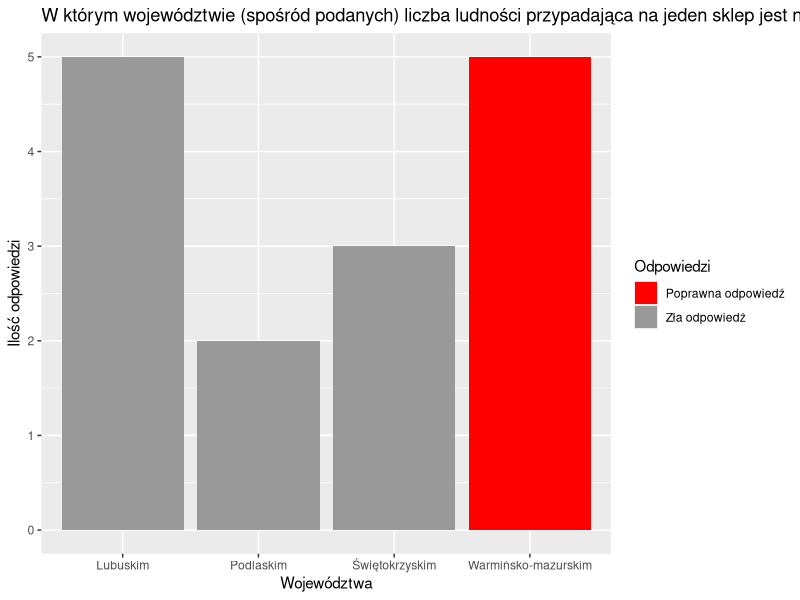
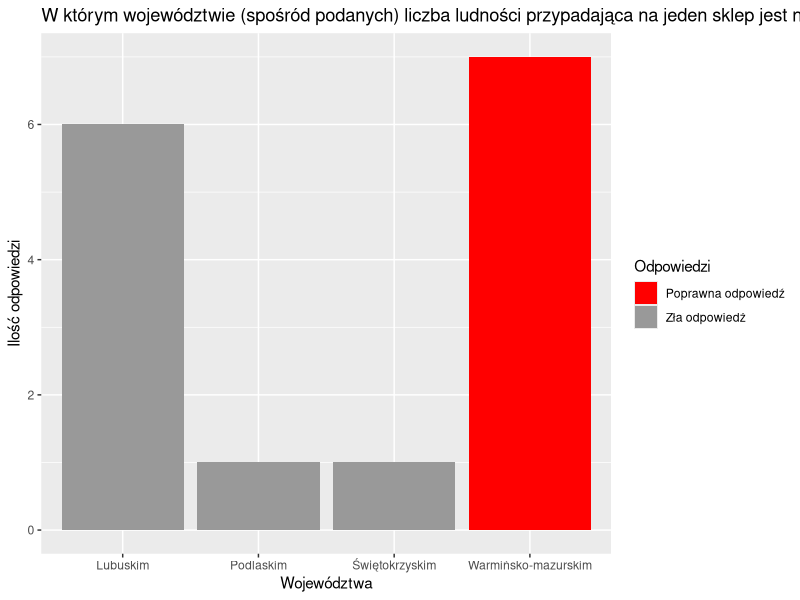
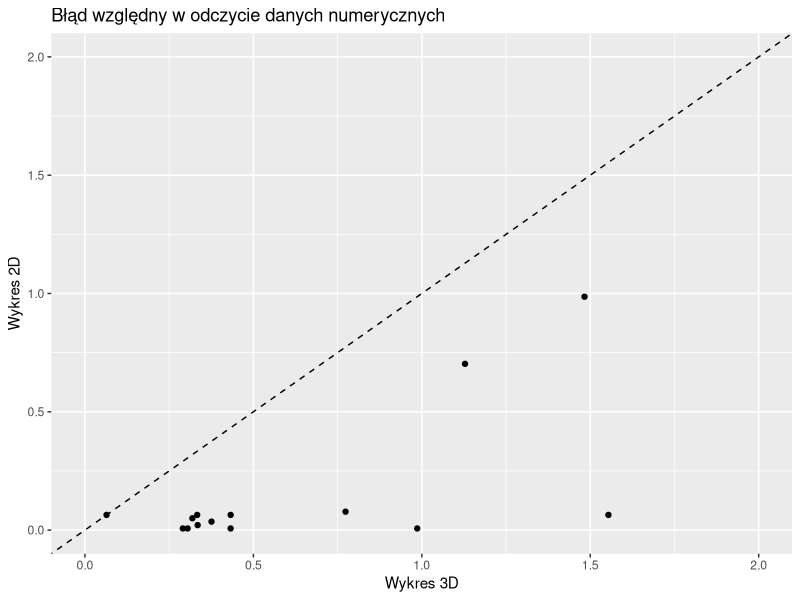
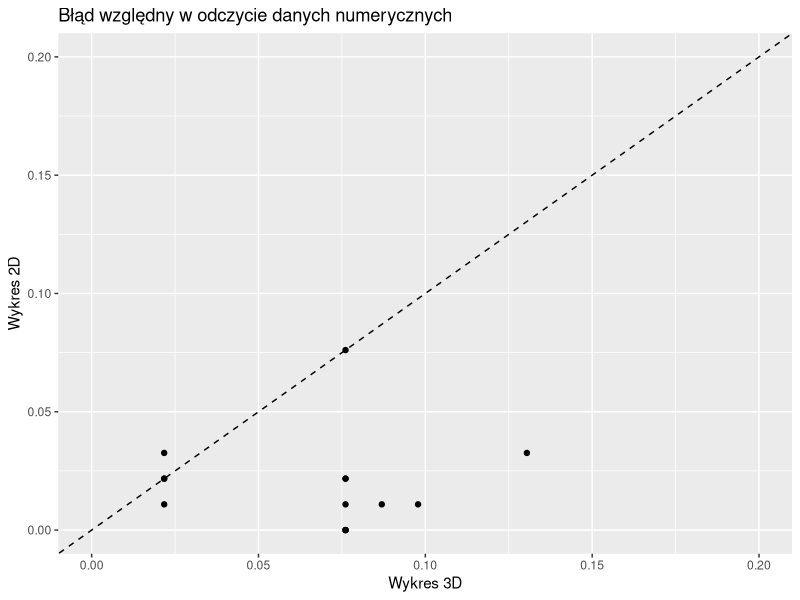
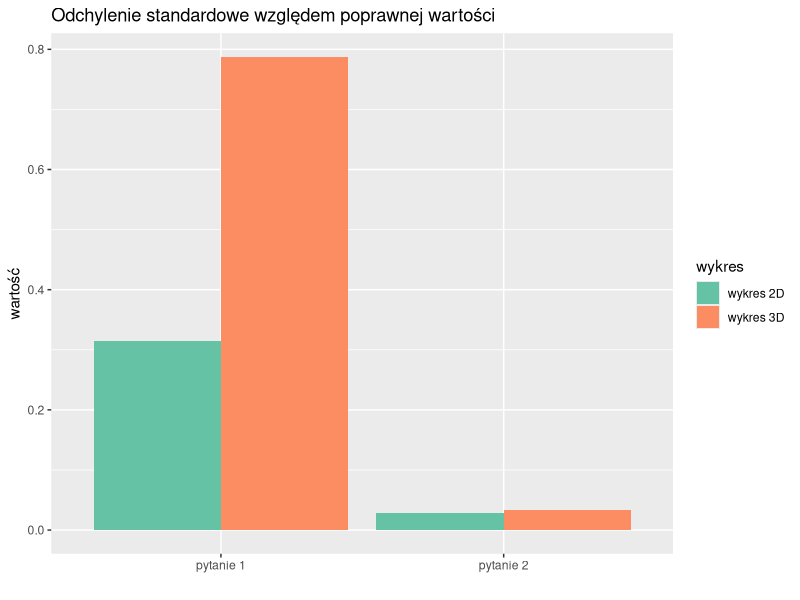
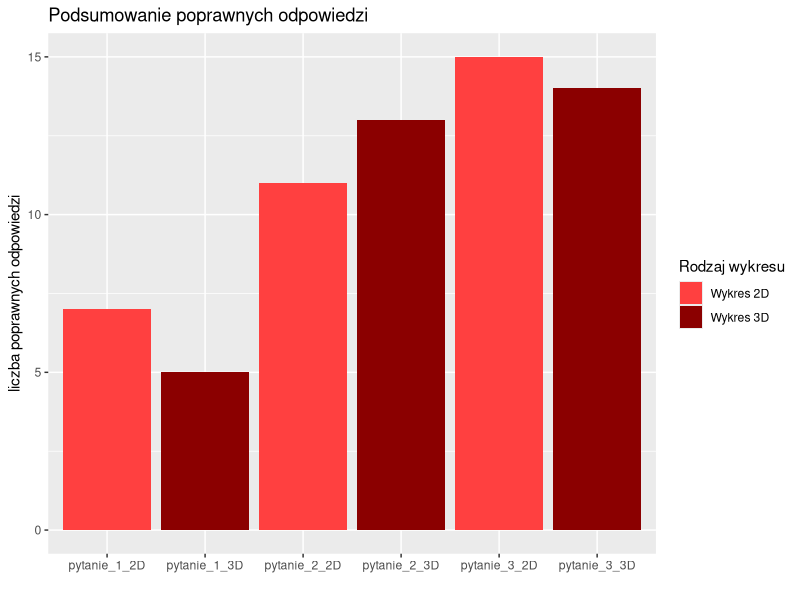
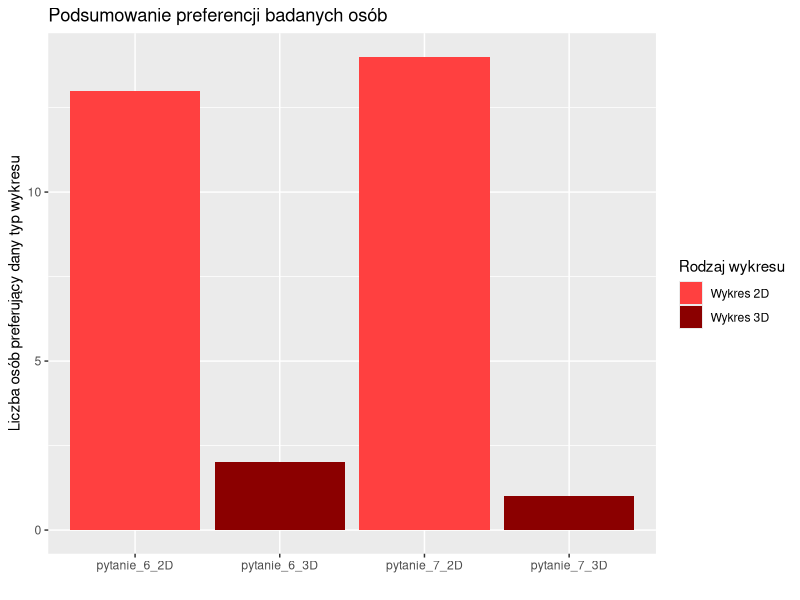

The R source for these figures, in order:
library(dplyr)
library("readxl")
library(ggplot2)

df <- read_excel("Wykresy test (Responses).xlsx")
odp<-c("Warmińsko-mazurskim",70481, "Dolnośląskie",92,"supermarketów")

#trafność dla róznych wykresów kolumnowych
#3d
colnames(df)<-c("data","score","pyt1","pyt2","pyt3","pyt4","pyt5","pyt11","pyt21","pyt31","pyt41","pyt51","pyt6","pyt7")
head(df)
  
df %>% 
  ggplot(aes(fill=factor(ifelse(pyt1=="Warmińsko-mazurskim","Poprawna odpowiedź","Zła odpowiedź"))))+
  geom_histogram(aes(x=pyt1,), stat = "count")+
  scale_fill_manual(name="Odpowiedzi", values = c("red","grey60"))+
  labs(y="Ilość odpowiedzi", x = "Województwa")+
  ggtitle("W którym województwie (spośród podanych) liczba ludności przypadająca na jeden sklep jest najmniejsza?")
  
df %>% 
  ggplot(aes(fill=factor(ifelse(pyt11=="Warmińsko-mazurskim","Poprawna odpowiedź","Zła odpowiedź"))))+
  geom_histogram(aes(x=pyt11,), stat = "count")+
  scale_fill_manual(name="Odpowiedzi", values = c("red","grey60"))+
  labs(y="Ilość odpowiedzi", x = "Województwa")+
  ggtitle("W którym województwie (spośród podanych) liczba ludności przypadająca na jeden sklep jest najmniejsza?")

# odczyt danych numerycznych 3d
df %>% 
  mutate(bl_wzgledny2=abs(pyt2-70481)/70481) %>% 
  mutate(bl_wzgledny21=abs(pyt21-70481)/70481) %>% 
  filter(bl_wzgledny2<2) %>% 
  filter(bl_wzgledny21<2) %>% 
  ggplot()+
  geom_point(aes(x=bl_wzgledny2, y=bl_wzgledny21))+
  geom_abline(linetype="dashed", color = "black",size=0.5)+
  xlim(0, 2)+
  ylim(0, 2)+
  labs(x="Wykres 3D", y="Wykres 2D")+
  ggtitle("Błąd względny w odczycie danych numerycznych")

df %>% 
  mutate(bl_wzgledny4=abs(pyt4-92)/92) %>% 
  mutate(bl_wzgledny41=abs(pyt41-92)/92) %>% 
  filter(bl_wzgledny4<0.2) %>% 
  filter(bl_wzgledny41<0.2) %>% 
  ggplot()+
  geom_point(aes(x=bl_wzgledny4, y=bl_wzgledny41))+
  geom_abline(linetype="dashed", color = "black",size=0.5)+
  xlim(0, 0.2)+
  ylim(0, 0.2)+
  labs(x="Wykres 3D", y="Wykres 2D")+
  ggtitle("Błąd względny w odczycie danych numerycznych")

df_sd<-df %>% 
  mutate(bl_wzgledny2=abs(pyt2-70481)/70481) %>% 
  mutate(bl_wzgledny21=abs(pyt21-70481)/70481) %>% 
  filter(bl_wzgledny2<2) %>% 
  filter(bl_wzgledny21<2) %>% 
  mutate(bl_wzgledny4=abs(pyt4-92)/92) %>% 
  mutate(bl_wzgledny41=abs(pyt41-92)/92) %>% 
  filter(bl_wzgledny4<0.2) %>% 
  filter(bl_wzgledny41<0.2) %>%
  summarise(sd_2=sd(pyt2,na.rm=TRUE)/70481,sd_21=sd(pyt21,na.rm=TRUE)/70481,sd_4=sd(pyt4,na.rm=TRUE)/92,sd_41=sd(pyt41,na.rm=TRUE)/92)
  
tab <- data.frame(wykres = c("wykres 3D","wykres 2D","wykres 3D","wykres 2D"), wart = as.numeric(as.vector(df_sd[1,])),
                  pyt=rep(c("pytanie 1", "pytanie 2"), each=2))

tab %>% 
  ggplot(aes(factor(pyt), wart, fill = wykres)) + 
  geom_bar(stat="identity", position = "dodge") + 
  scale_fill_brewer(palette = "Set2")+
  ggtitle("Odchylenie standardowe względem poprawnej wartości")+
  labs(x="", y="wartość")

# podsumowanie poprawnych odpowiedzi

sum(df$pyt1 == "Warmińsko-mazurskim")
wyk_podsumowanie<-df %>% 
  summarise(pytanie_1_3D=sum(df$pyt1 == "Warmińsko-mazurskim"),
            pytanie_1_2D=sum(df$pyt11 == "Warmińsko-mazurskim"),
            pytanie_2_3D=sum(df$pyt3 == "Dolnośląskie"),
            pytanie_2_2D=sum(df$pyt31 == "Dolnośląskie"),
            pytanie_3_3D=sum(df$pyt5 == "supermarketów"),
            pytanie_3_2D=sum(df$pyt51 == "supermarketów")) 

wyk_podsumowanie<-data.frame(pytanie=colnames(wyk_podsumowanie), liczba=as.numeric(as.vector(wyk_podsumowanie[1,])))
wyk_podsumowanie %>% 
  ggplot(aes(fill=factor(ifelse(pytanie %in% wyk_podsumowanie$pytanie[c(1,3,5)],"Wykres 3D","Wykres 2D"))))+
  geom_col(aes(x=pytanie, y=liczba))+
  scale_fill_manual(name="Rodzaj wykresu", values = c("brown1","dark red"))+
  labs(x="", y="liczba poprawnych odpowiedzi")+
  ggtitle("Podsumowanie poprawnych odpowiedzi")

#które wykresy wolimy

ktore_wol<-df %>%
  summarise(pytanie_6_2D=sum(df$pyt6 == "Po lewej"),
            pytanie_6_3D=sum(df$pyt6 == "Po prawej"),
            pytanie_7_2D=sum(df$pyt7 == "Po prawej"),
            pytanie_7_3D=sum(df$pyt7 == "Po lewej")
            ) 
ktore_wol<-data.frame(pytanie=colnames(ktore_wol), liczba=as.numeric(as.vector(ktore_wol[1,])))
ktore_wol %>% 
  ggplot(aes(fill=factor(ifelse(pytanie %in% ktore_wol$pytanie[c(1,3)],"Wykres 2D","Wykres 3D"))))+
  geom_col(aes(x=pytanie, y=liczba))+
  scale_fill_manual(name="Rodzaj wykresu", values = c("brown1","dark red"))+
  labs(x="", y="Liczba osób preferujący dany typ wykresu")+
  ggtitle("Podsumowanie preferencji badanych osób")
  
